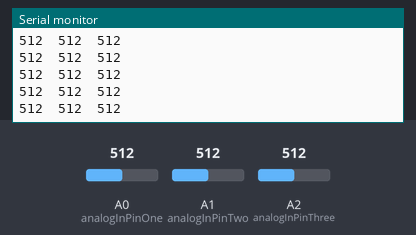
The sketch below on a simulated Arduino Uno, built with avr-gcc and run on an emulated ATmega328P. Shown: the last lines printed to the serial monitor. The test bench sets the inputs (shaded band); at power-on: A0 (analogInPinOne) = 512, A1 (analogInPinTwo) = 512, A2 (analogInPinThree) = 512.

Above: at 1.2 s.
1.3 s: A0 (analogInPinOne) set to 716
At 2.3 s:
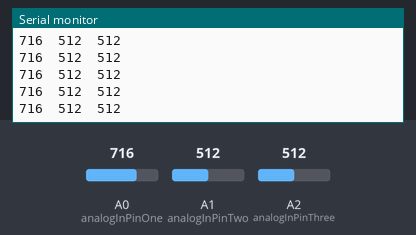
4.3 s: A1 (analogInPinTwo) set to 716
At 5.0 s:
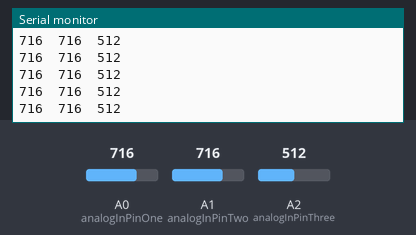
5.8 s: A2 (analogInPinThree) set to 716
At 6.5 s:
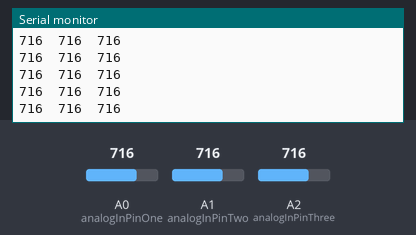
8.8 s: A0 (analogInPinOne) set to 900
At 9.9 s:
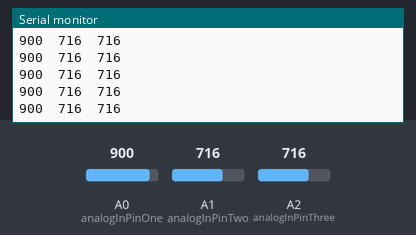
10.3 s: A1 (analogInPinTwo) set to 900
At 11.1 s:
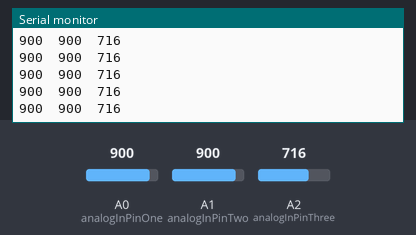
11.8 s: A2 (analogInPinThree) set to 900
At 12.4 s:
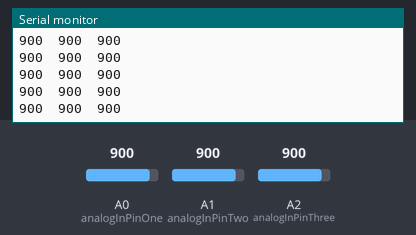
Timing chart, 0 to 14.3 s (numbered marks = the images above; inputs shaded):
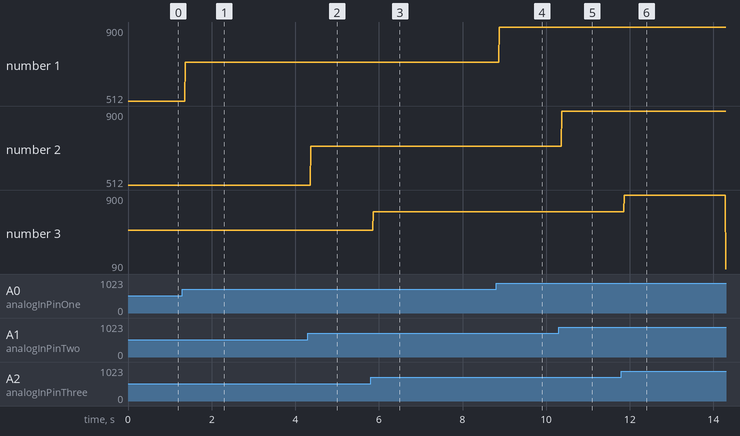

The sketch:

Test_PhotoCell.ino
```cpp
int readvalue;
const int analogInPinOne = A0;
const int analogInPinTwo = A1;
const int analogInPinThree = A2;

const int cl_0 = 65;  //black
const int cl_1 = 75;  //dark green
const int cl_2 = 130; //normal green
const int cl_3 = 150; //light green
const int cl_4 = 200; //white

int trs_1 = (cl_0 + cl_1)/2;
int trs_2 = (cl_1 + cl_2)/2;
int trs_3 = (cl_2 + cl_3)/2;
int trs_4 = (cl_3 + cl_4)/2;

void setup()
{
  Serial.begin(9600);
}
void loop()
{
  readvalue = analogRead(analogInPinOne);
  Serial.print(readvalue);
  Serial.print("\t");
  readvalue = analogRead(analogInPinTwo);
  Serial.print(readvalue);
  Serial.print("\t");
  readvalue = analogRead(analogInPinThree);
  Serial.print(readvalue);
  Serial.print("\n");

  /*if (readvalue < trs_1)
    Serial.print(" Black");
  else if (readvalue >= trs_1 && readvalue < trs_2)
    Serial.print(" Dark Green");
  else if (readvalue >= trs_2 && readvalue < trs_3)
    Serial.print(" Normal Green");
  else if (readvalue >= trs_3 && readvalue < trs_4)
    Serial.print(" Light Green");
  else if (readvalue >= trs_4)
    Serial.print(" White");
  Serial.print("\n");*/
}
```

Measured:
- after the input at 1.3 s, the serial monitor: prints a new line after 0.07 s (image 1)
- after the input at 4.3 s, the serial monitor: prints a new line after 0.07 s (image 2)
- after the input at 5.8 s, the serial monitor: prints a new line after 0.07 s (image 3)
- after the input at 8.8 s, the serial monitor: prints a new line after 0.07 s (image 4)
- after the input at 10.3 s, the serial monitor: prints a new line after 0.07 s (image 5)
- after the input at 11.8 s, the serial monitor: prints a new line after 0.07 s (image 6)
- plotted number 1: 512 → 716 after the input at 1.3 s, 716 → 900 after the input at 8.8 s
- plotted number 3: 716 → 90 after the input at 11.8 s
